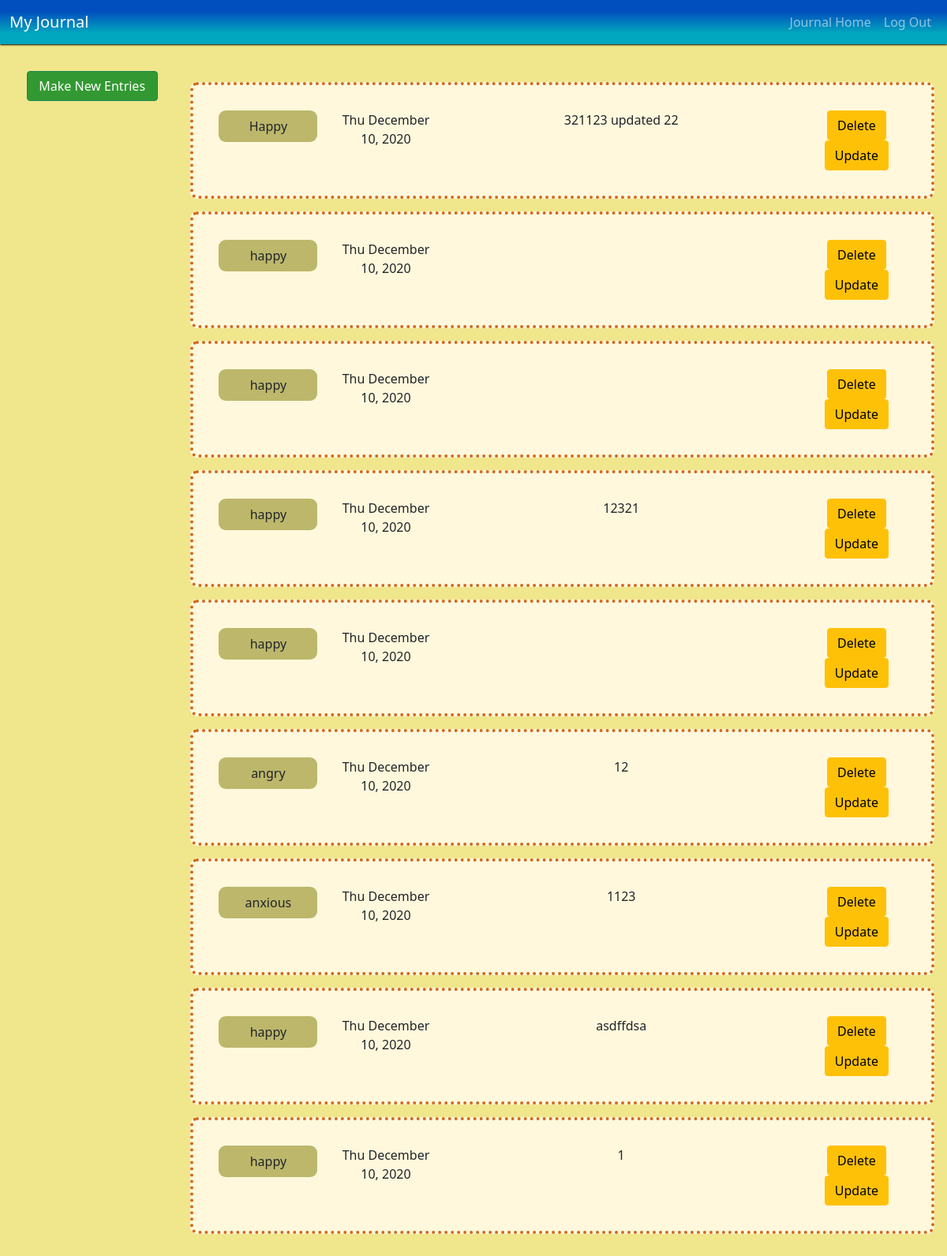
/allentries (signed in), run on an earlier commit of the app's database.
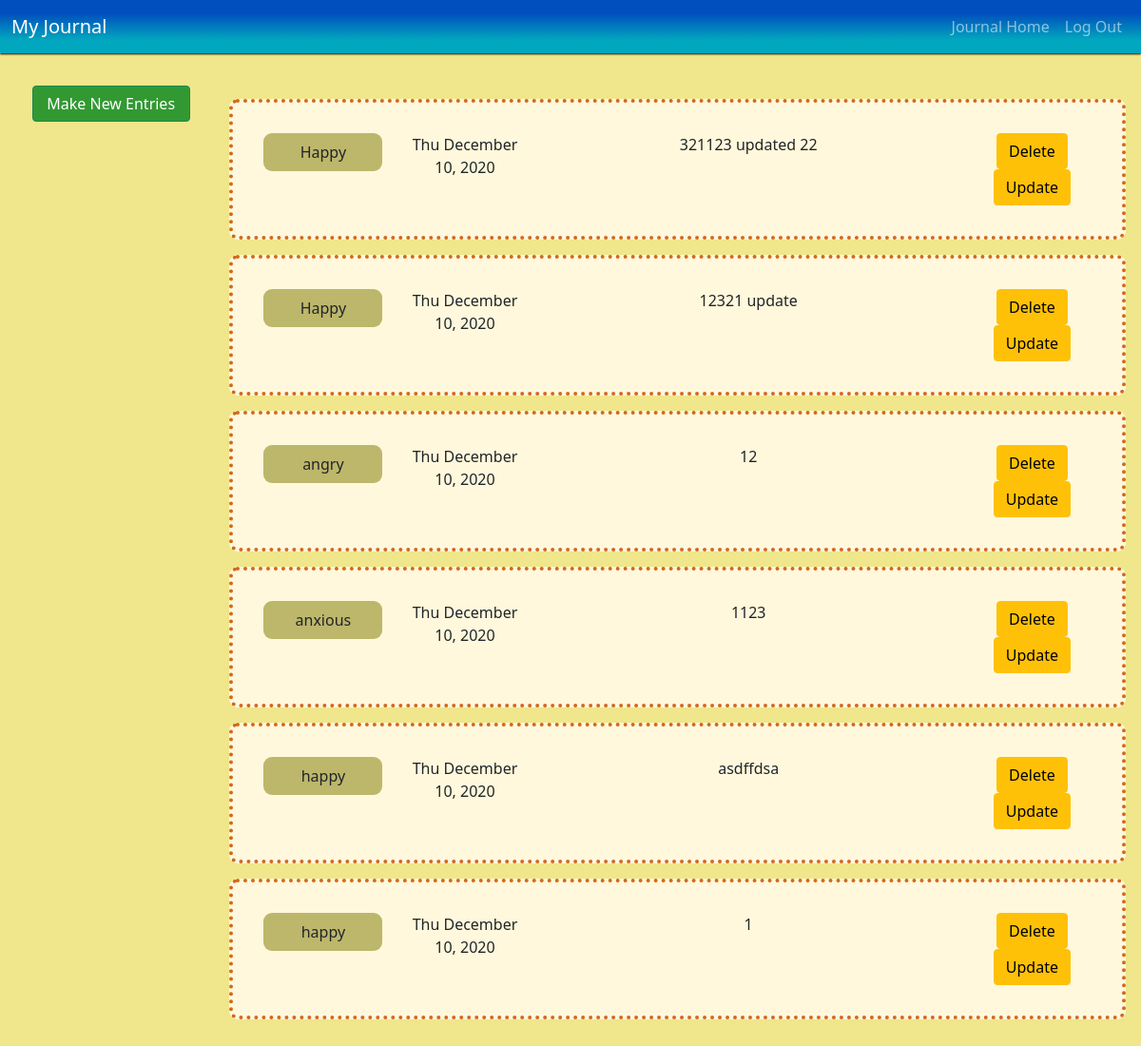
And on a later commit of the database.
### tables this page shows
CREATE TABLE 'entries' ('id' INTEGER PRIMARY KEY AUTOINCREMENT NOT NULL, 'username' TEXT NOT NULL, 'entry' TEXT, 'mood' TEXT, 'date' DATE, 'fDate' TEXT);

### app.py (the view, shortened to what this page needs)
@app.route('/allentries', methods=["GET", "DELETE"])
def all_entries():
    if request.method == "GET":
        with alcSession(engine) as conn:
            statement = text("SELECT id, entry, mood, fDate FROM entries WHERE username = :username ORDER BY date DESC").bindparams(username = session['username'])
            rows = conn.execute(statement)
            rows = rows.all()
            print(rows)
            return render_template('allentries.html', entries = rows)

### app.py (called while the page is built)
@app.after_request
def after_request(response):
    response.headers["Cache-Control"] = "no-cache, no-store, must-revalidate"
    response.headers["Expires"] = 0
    response.headers["Pragma"] = "no-cache"
    return response

### templates/allentries.html (shortened to what this page needs)
{% extends "layout.html" %}
{% block main %}
<main class='container-fluid journal-container'>
  <div class='row'>
    <div class='col-md-2'>
      <nav class="flex-column nav nav-menu">
        <button id='new-entries-btn' class='menu-btn btn btn-success'>Make New Entries</button>
      </nav>
    </div>
    <div class='all-entries-container col-md-10'>
      {% for entry in entries %}
      <div class='container entries-container' id='container-{{ entry.id }}'>
        <div class='row'>
          <div class='col-md-2'>
            <div class='mood-entry'>
              {{ entry.mood }}
            </div>
          </div>
          <div class='date-entry col-md-2'>
            {{entry.fDate}}
          </div>
          <div class='journal-entry col-md-6'>
            {{ entry.entry }}
          </div>
          <div class='col-md-2'>
            <button class='del-btn btn btn-warning' id='{{ entry.id }}'>Delete</button>
            <button class='update-btn btn btn-warning' data-value='{{ entry.id }}'>Update</button>
          </div>
        </div>
      </div>
      {% endfor %}
    </div>
  </div>
</main>
{% endblock %}

### templates/layout.html (shortened to what this page needs)
<!DOCTYPE html>
<html lang="en">
<head>
    <link href="https://cdn.jsdelivr.net/npm/bootstrap@5.0.0-beta1/dist/css/bootstrap.min.css" rel="stylesheet"
>
    <link href="/static/css/css-output/output.css" rel="stylesheet">
</head>
<body>
    <nav class="navbar navbar-expand-md navbar-dark">
        <div class="container-fluid">
            <a class="navbar-brand" href='/'>My Journal</a>
            <div class="collapse navbar-collapse" id="navbar">
                {% if session.user_id %}
                <ul class="navbar-nav me-auto mb-2 mb-lg-0">
                    <li class="nav-item"><a class="nav-link" href="/">Journal Home</a></li>
                    <li class="nav-item"><a class="nav-link" href="/logout">Log Out</a></li>
                </ul>
                {% else %}
                <ul class="navbar-nav me-auto mb-2 mb-lg-0">
                    <li class="nav-item"><a class="nav-link" href="/register">Register</a></li>
                    <li class="nav-item"><a class="nav-link" href="/login">Log In</a></li>
                </ul>
                {% endif %}
            </div>
        </div>
    </nav>
        {% block main %}{% endblock %}
</body>
</html>

What changed in the data, as far as the page shows it:
removed entries: mood "happy", fDate "Thu December 10, 2020", {{ entry.id }} 23 (drawn)
removed entries: mood "happy", fDate "Thu December 10, 2020", {{ entry.id }} 22 (drawn)
removed entries: mood "happy", fDate "Thu December 10, 2020", {{ entry.id }} 20 (drawn)
changed entries: mood "happy" → "Happy"; entry "12321" → "12321 update"
